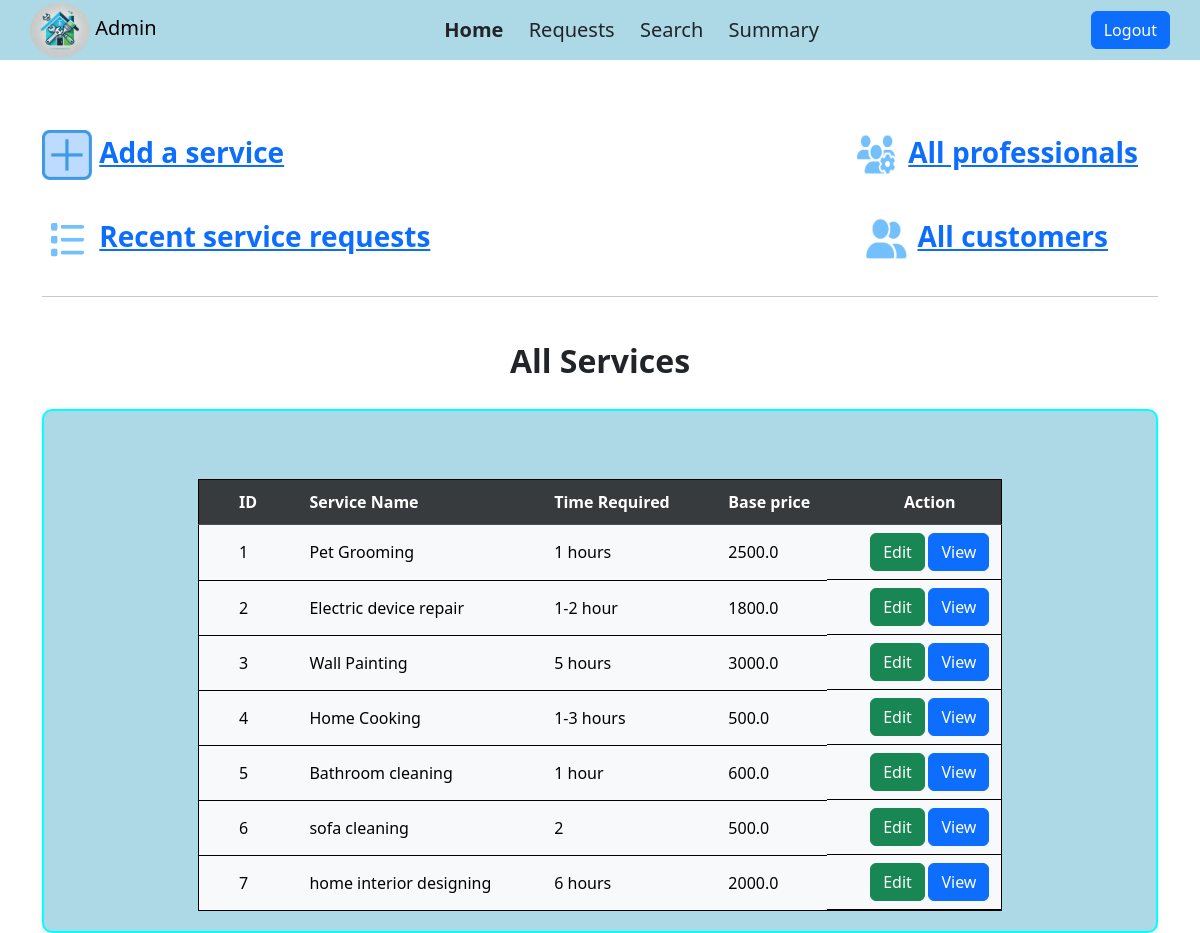
The page /admin (signed in) on the database its author committed.
### models.py (models this page shows)
class Service(db.Model):
    service_id = db.Column(db.Integer, primary_key=True)
    name = db.Column(db.String(100), nullable=False,unique=True)
    description = db.Column(db.Text, nullable=True)
    base_price = db.Column(db.Float, nullable=False)
    time_required = db.Column(db.String(50), nullable=True)
    service_requests = db.relationship('ServiceRequest', backref='service',lazy=True)
    professionals = db.relationship('Professional', backref='service', lazy=True)

### routes.py (the view)
@app.route("/admin")
@auth_required
def admin_home():
    services=Service.query.all()
    return render_template("admin_home.html",services=services)

### routes.py (called while the page is built)
def auth_required(func):
    @wraps(func)
    def inner(*args,**kwargs):
        if 'user_id' not in session:
            flash("You need to login first")
            return redirect(url_for('login'))
        return func(*args,**kwargs)
    return inner

### templates/admin_home.html (shortened to what this page needs)
{% extends "admin_layout.html" %}
{% block content %}
<div class="container">
    <div class="container-1 ">
        <div class=" mt-5 fs-3 fw-semibold">
            <img src="{{ url_for('static', filename='add.png') }}" alt="Add" width="50" height="50">
            <a href="{{ url_for('add_service')}}"> Add a service</a>
        </div>
        <div class=" mt-5 fs-3 fw-semibold">
            <img src="{{ url_for('static', filename='professionals.png') }}" alt="view_profsseionals" width="50" height="50">
            <a href="{{ url_for('all_professionals')}}">All professionals</a>
        </div>
    </div>
    <div class="container-3">
        <div class=" mb-3 fs-3 fw-semibold">
            <img src="{{ url_for('static', filename='services.png') }}" alt="view service requests" width="50" height="50">
            <a href="{{ url_for('all_service_requests')}}"> Recent service requests</a>
        </div>
        <div class=" mb-3 fs-3 fw-semibold ">
            <img src="{{ url_for('static', filename='customers.png') }}" alt="view_customers" width="50" height="50">
            <a href="{{ url_for('all_customers')}}">All customers</a>
        </div>
    </div>
    <hr>
    <div class="container-2">
        <div class="text-center fs-2 fw-bold mt-4">
          <p>All Services</p>
        </div>
        <div class="container-service mt-4">
            <table class="table align-middle table-striped-column table-hover table-light mt-5" >
                <thead class="table-dark">
                    <tr  class="table-active">
                        <th>ID</th>
                        <th>Service Name</th>
                        <th>Time Required</th>
                        <th>Base price</th>
                        <th class="action-column">Action</th>
                    </tr>
                </thead>
                    {% for service in services %}
                    <tr>
                        <td>{{ service.service_id }}</td>
                        <td>{{ service.name}}</td>
                        <td>{{service.time_required}}</td>
                        <td>{{service.base_price}}</td>
                        <td class="action-buttons">
                            <form method="POST" action="{{ url_for('edit_service', service_id=service.service_id) }}" style="display:inline;">
                                <button type="submit" class="btn btn-success" >Edit</button>
                            </form>
                            <form method="POST" action="{{ url_for('view_service', service_id=service.service_id) }}" style="display:inline;">
                                <button type="submit" class="btn btn-primary" >View</button>
                            </form>
                        </td>
                     </tr>
                    {% endfor %}
            </table>
        </div>
    </div>
</div>
{% endblock %}

### templates/admin_layout.html (shortened to what this page needs)
<!DOCTYPE html>
<html lang="en">
<head>
    <link href="https://cdn.jsdelivr.net/npm/bootstrap@5.3.3/dist/css/bootstrap.min.css" rel="stylesheet">
</head>
<body>
    <nav class="navbar sticky-top">
        <div>
            <a class="navbar-brand" href="#">
                <img src="{{ url_for('static', filename='logo.png') }}" alt="logo" width="60" height="55" style="border-radius: 50%;">
                Admin
            </a>
        </div>
        <div class="contents fw-normal fs-5">
            <div>
                <a class="nav-link {% if request.endpoint == 'admin_home' %}active{% endif %}" href="{{ url_for('admin_home') }}">Home</a>
            </div>
            <div>
                <a class="nav-link {% if request.endpoint == 'admin_requests' %}active{% endif %}" href="{{ url_for('admin_requests') }}">Requests</a>
            </div>
            <div>
                <a class="nav-link {% if request.endpoint == 'admin_search' %}active{% endif %}" href="{{ url_for('admin_search') }}">Search</a>
            </div>
            <div>
                <a class="nav-link {% if request.endpoint == 'admin_summary' %}active{% endif %}" href="{{ url_for('admin_summary') }}">Summary</a>
            </div>
        </div>
        <div>
            <form  action="{{ url_for('logout') }}">
                <button class="btn btn-primary" type="submit">Logout</button>
            </form>
        </div>
    </nav>
    {% block content %}
    {% endblock %}
</body>
</html>

### rows shown on the page
Service: service_id "1", name "Pet Grooming", time_required "1 hours", base_price "2500.0"
Service: service_id "2", name "Electric device repair", time_required "1-2 hour", base_price "1800.0"
Service: service_id "3", name "Wall Painting", time_required "5 hours", base_price "3000.0"
Service: service_id "4", name "Home Cooking", time_required "1-3 hours", base_price "500.0"
Service: service_id "5", name "Bathroom cleaning", time_required "1 hour", base_price "600.0"
Service: service_id "6", name "sofa cleaning", time_required "2", base_price "500.0"
Service: service_id "7", name "home interior designing", time_required "6 hours", base_price "2000.0"
